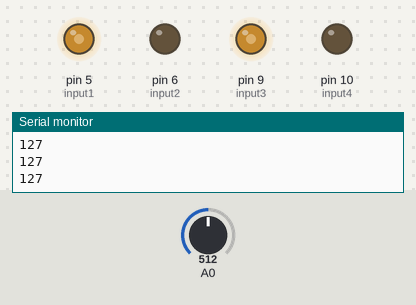
Simulated run of this sketch. Board: Arduino Uno, built with avr-gcc and run on an emulated ATmega328P. Parts: output pins drawn as LEDs (lit = HIGH), the last lines printed to the serial monitor. The inputs (shaded band) are chosen by the test bench; at power-on: A0 = 512.

Above: at 1.2 s.
1.3 s: A0 set to 716
At 2.5 s:
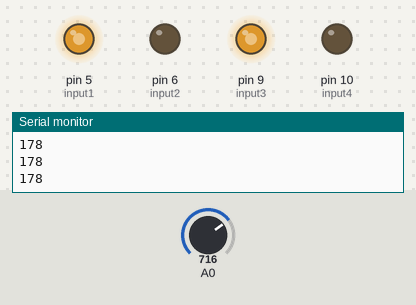
2.8 s: A0 set to 900
At 3.8 s:
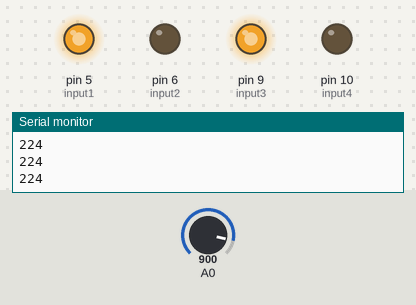
4.3 s: A0 set to 122
At 4.8 s:
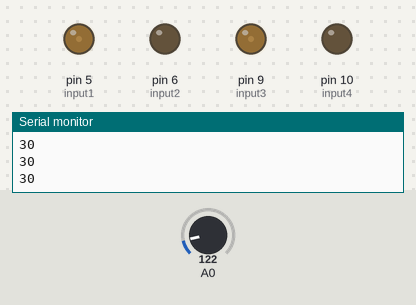
5.8 s: A0 set to 0
At 7.0 s:
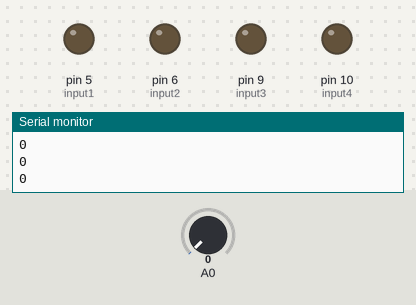
7.3 s: A0 set to 511
At 8.3 s:
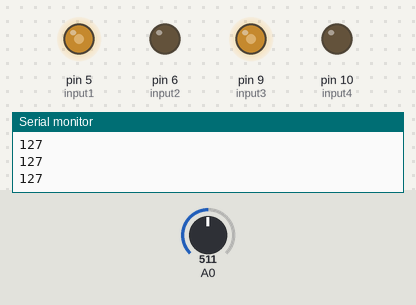
Timing chart, 0 to 9.8 s (numbered marks = the images above; inputs shaded):
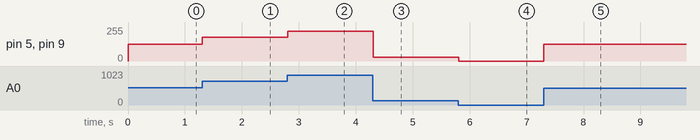

Measured:
- after the input at 1.3 s, pin 5 (input1), pin 9 (input3): 127/255 → 178/255 at once
- after the input at 2.8 s, pin 5 (input1), pin 9 (input3): 178/255 → 224/255 at once
- after the input at 4.3 s, pin 5 (input1), pin 9 (input3): 224/255 → 30/255 at once
- after the input at 5.8 s, pin 5 (input1), pin 9 (input3): 30/255 → 0/255 at once
- after the input at 7.3 s, pin 5 (input1), pin 9 (input3): 0/255 → 127/255 at once

The sketch:

testing__new_motor_driver.ino
```cpp
#define input1 5  //input of
#define input2 6 //      motor
#define input3 9 //         driver
#define input4 10 //             PWM pins
int pot;

void setup()
{
  Serial.begin(9600); // Starts the serial communication
  pinMode(input1,OUTPUT);
  pinMode(input2,OUTPUT);
  pinMode(input3,OUTPUT);
  pinMode(input4,OUTPUT);
  pinMode(2,INPUT);
}

void forward(int pot)
{
  analogWrite(input1, pot);
  analogWrite(input2, 0);
  analogWrite(input3, pot);
  analogWrite(input4, 0);
}

void loop()
{
  pot = analogRead(A0);
  pot = map(pot,0,1023,0,255);
  Serial.println(pot);
  forward(pot);
}
```
